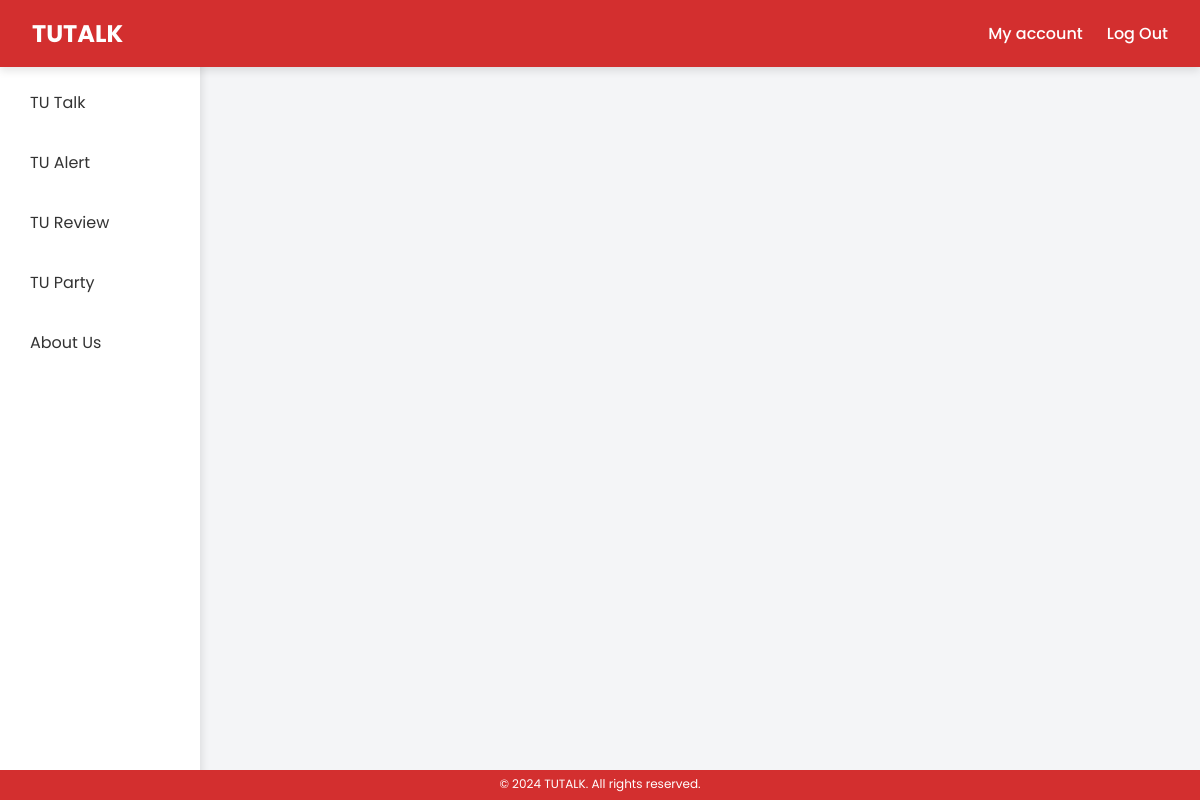
The page /tu_review/restaurant/ on the database as committed earlier.
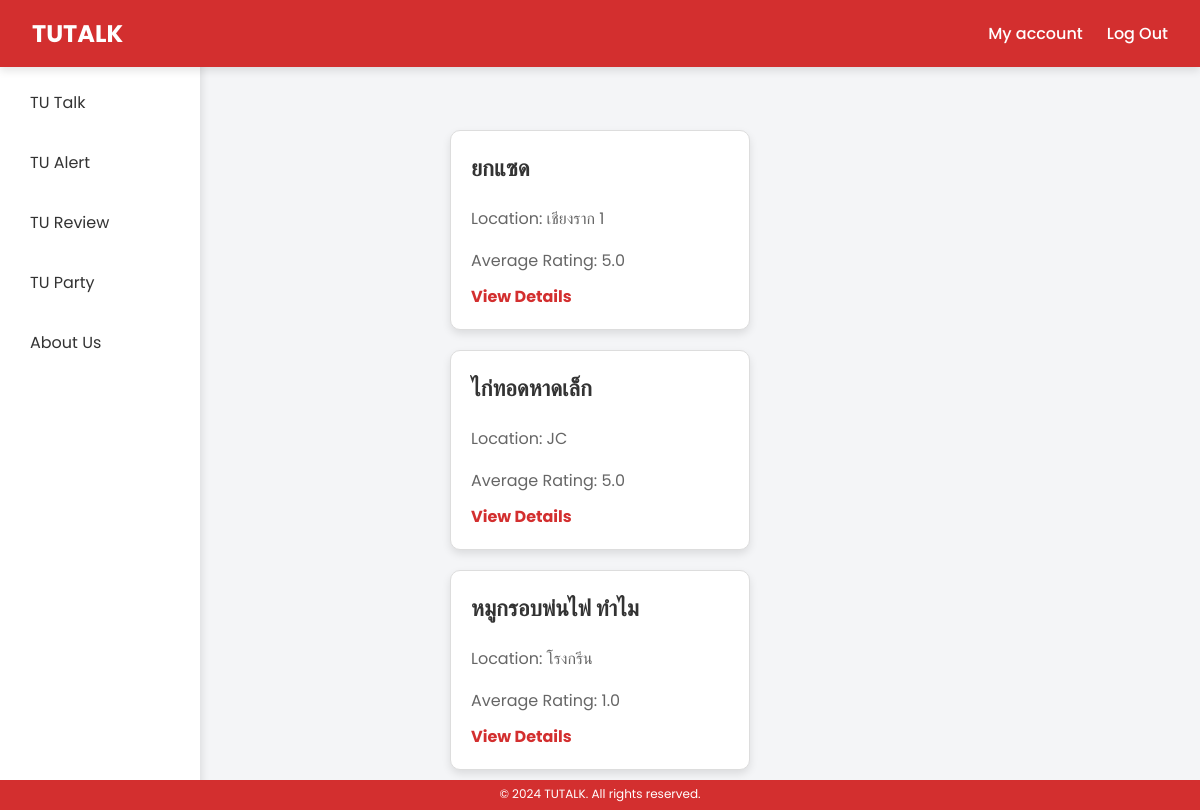
The same page on the database as committed later.
### tu_review/models.py (models this page shows, shortened)
class Restaurant(models.Model):
    name = models.CharField(max_length=255)
    location = models.CharField(max_length=255)
    image = models.ImageField(upload_to="reviews/", null=True, blank=True)

### tu_review/views.py (the view)
# urls.py: path("restaurant/", restaurant_list, name="restaurant_list"),
def restaurant_list(request):
    restaurants = Restaurant.objects.all()
    top_restaurants = Restaurant.objects.annotate(
        avg_rating=models.Avg("reviews__rating")
    ).order_by("-avg_rating")[:3]
    return render(
        request,
        "restaurant_list.html",
        {"restaurants": restaurants, "top_restaurants": top_restaurants},
    )

### tu_review/templates/restaurant_list.html (shortened to what this page needs)
{% load static %}
<!DOCTYPE html>
<html lang="en">
<head>
    <link rel="stylesheet" href="{% static 'css\style_restaurant.css' %}">
</head>
<body>
    <nav class="navbar">
        <a href="{% url 'user_home' %}" class="logo">TUTALK</a>
        <div class="nav-links">
            <a href="{% url 'user_edit:profile' %}">My account</a>
            <a href="{% url 'home' %}">Log Out</a>
        </div>
    </nav>
    <div class="container">
        <div class="left-menu">
            <a href="{% url 'tu_talk:post_list' %}"
                class="{% if request.resolver_match.url_name == 'post_list' %}active{% endif %}">
                TU Talk
            </a>
            <a href="{% url 'tu_alert:alert_list' %}" class="{% if request.resolver_match.url_name == 'home' %}active{% endif %}">
                TU Alert
            </a>
            <a href="{% url 'tu_review:tu_review' %}" class="{% if request.resolver_match.url_name == 'home' %}active{% endif %}">
                TU Review
            </a>
            <a href="{% url 'tu_party:party_list' %}" class="{% if request.resolver_match.url_name == 'party_list' %}active{% endif %}">
                TU Party
            </a>
            <a href="{% url 'about' %}" class="{% if request.resolver_match.url_name == 'about' %}active{% endif %}">
                About Us
            </a>
        </div>
        {% for restaurant in top_restaurants %}
        <div class="ReviewRestaurant">
            <h3>{{ restaurant.name }}</h3>
            <p>Location: {{ restaurant.location }}</p>
            <p>Average Rating: {{ restaurant.avg_rating }}</p>
            <a href="{% url 'tu_review:restaurant_detail' restaurant.id %}">View Details</a>
        </div>
        {% endfor %}
    </div>
    <footer class="footer">
        <p>&copy; 2024 TUTALK. All rights reserved.</p>
    </footer>
</body>
</html>

Rows that differ between the two databases and show on the page:
added Restaurant: name "ยกแซด", location "เชียงราก 1", avg_rating "5.0"
added Restaurant: name "ไก่ทอดหาดเล็ก", location "JC", avg_rating "5.0"
added Restaurant: name "หมูกรอบพ่นไฟ ทำไม", location "โรงกรีน", avg_rating "1.0"
